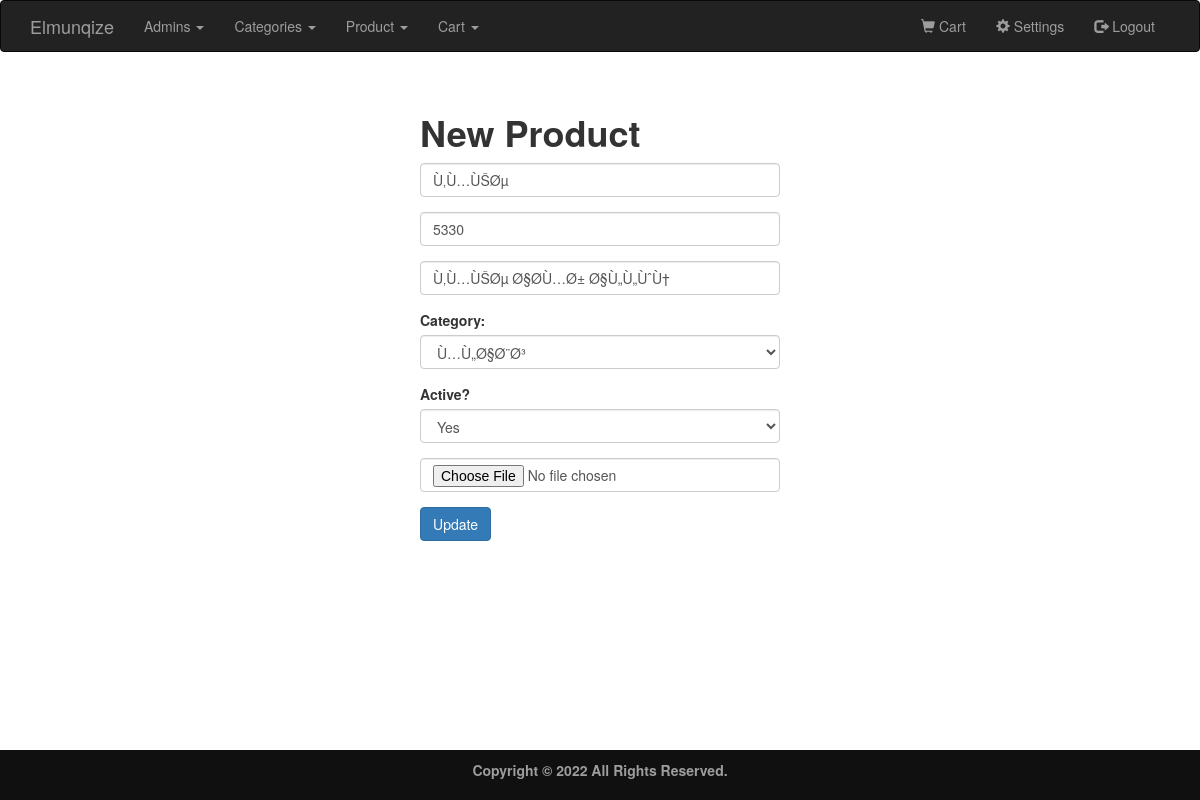
Screenshot of /Admin/Product/edit.php?id=16 (signed in) with the database file from the repository.
### tables this page shows
CREATE TABLE `product` (
  `id` int(11) NOT NULL,
  `name` varchar(255) NOT NULL,
  `description` varchar(255) NOT NULL,
  `price` int(11) NOT NULL,
  `pic` varchar(255) NOT NULL,
  `cat_id` int(11) NOT NULL,
  `active` varchar(3) NOT NULL
);

CREATE TABLE `category` (
  `id` int(11) NOT NULL,
  `name` varchar(50) NOT NULL,
  `active` varchar(3) NOT NULL,
  `description` text NOT NULL,
  `pic` varchar(255) NOT NULL
);

### Admin/Product/edit.php (the view, shortened to what this page needs)
<?php
require_once '../../Config\config.php';
require '../inc/header.php';
if (isset($_GET['id'])) {
    $id = $_GET['id'];
    $sql = mysqli_query($con, "SELECT * FROM product WHERE id='$id'");
    if (mysqli_num_rows($sql) == 1) {
        $row = mysqli_fetch_array($sql);
        $name = $row['name'];
        $description = $row['description'];
        $price = $row['price'];
        $cat_id = $row['cat_id'];
        $active = $row['active'];
    }
}
?>
<!DOCTYPE html>
<html>
<body>
    <div>
        <br><br>
        <div class="container">
            <div class="row">
                <div class="col-xs-4 col-xs-offset-4">
                    <h1><b>New Product</b></h1>
                    <form method="post" action="edit.php?id=<?php echo  $id ?>" enctype="multipart/form-data">
                        <div class="form-group">
                            <input type="text" class="form-control" name="name" placeholder="Name" required="true" value="<?php echo $name; ?> ">
                        </div>
                        <div class="form-group">
                            <input type="decimal" class="form-control" name="price" placeholder="price" required="true" value="<?php echo $price; ?> ">
                        </div>
                        <div class="form-group">
                            <input type="text" class="form-control" name="description" placeholder="description" required="true" value="<?php echo $description; ?> ">
                        </div>
                        <label for="active">Category:</label>
                        <div class="form-group">
                            <select class="form-control" name="cat_id">
                                <?php
                                $sql = mysqli_query($con, "SELECT * FROM category");
                                if (mysqli_num_rows($sql) > 0) {
                                    while ($row = mysqli_fetch_array($sql)) {
                                ?>
                                        <option value="<?php echo $row['id']; ?>" <?= $row['id'] == $cat_id  ? 'selected' : ''; ?>><?php echo $row['name']; ?></option>
                                <?php
                                    }
                                }
                                ?>
                            </select>
                        </div>
                        <label for="active">Active?</label>
                        <div class="form-group">
                            <select class="form-control" name="active">
                                <option value="yes" <?= $active == 'yes' ? 'selected' : ''; ?>>Yes</option>
                            </select>
                        </div>
                        <div class="form-group">
                            <input type="file" class="form-control" name="file" id="file">
                        </div>
                        <div class=" form-group">
                            <input type="submit" class="btn btn-primary" value="Update" name="Update">
                        </div>
                    </form>
                </div>
            </div>
        </div>
        <br><br><br><br><br><br>
        <?php include '../inc/footer.php'; ?>
</body>
</html>

### Assets/css/style.css (style rules this page uses)
html { min-height:100%; position:relative; }

### rows the page displays
product: name "Ù‚Ù…ÙŠØµ", price "5330", description "Ù‚Ù…ÙŠØµ Ø§Ø­Ù…Ø± Ø§Ù„Ù„ÙˆÙ†", cat_id "Ù…Ù„Ø§Ø¨Ø³", active "Yes"
